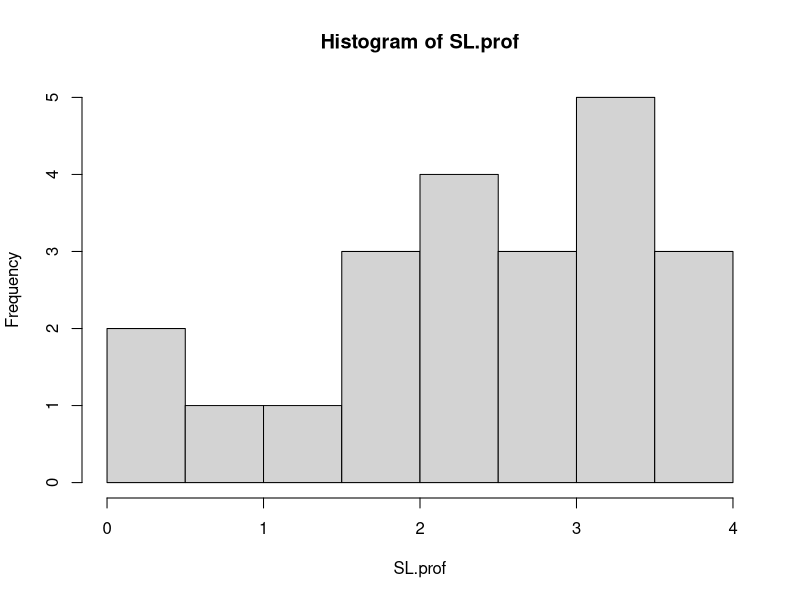
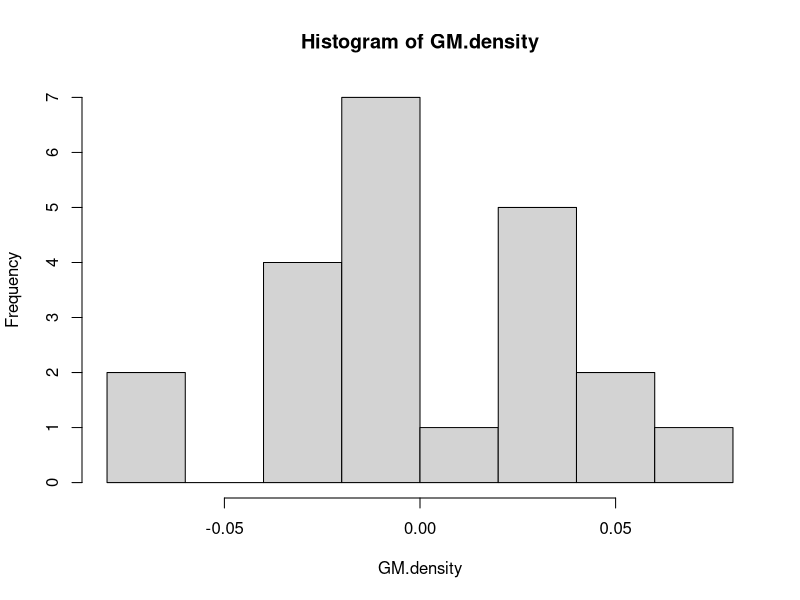

The R source for these figures, in order:
#Return to eebbiometry@gmail.com by 11:15am, Monday October 16.
#   on the subject line put    YOURLASTNAME_EXERCISE

#Name: Matthew Tuttle

# Does learning a second language change brain structure? Machelli et al. (2004) tested 22 native Italian speakers who had learned English as a second language. Proficiencies in reading, writing, and speech were assessed by a proficiency score. Gray matter density was measured in the left inferior parietal region of the brain using a neuroimaging technique, as mm^3 of gray matter per voxel. Read in the Brains.csv table:


#1. Calculate the correlation between second language proficiency and gray matter density.

brains <- read.csv(file = "Brains.csv", header = TRUE)

SL.prof <- brains$Second.language.proficiency
GM.density <- brains$Gray.matter.density

r <- cor(SL.prof, GM.density)


#2. Test the null hypothesis when theta = 0

null.test <- cor.test(SL.prof, GM.density, method = "pearson")
p.value <- null.test$p.value # Probability that true correlation is equal to zero


#3. What is the 83% confidence around your estimate of rho?

conf.test <- cor.test(SL.prof, GM.density, method = "pearson", conf.level = 0.83)
conf.interval <- conf.test$conf.int
lower <- conf.interval[1]
upper <- conf.interval[2]


#4. Build a general linear model of the data where proficency score predicts brain matter. Which factor is all of the error      confined to?

hist(SL.prof)
hist(GM.density)
library(fBasics)
normalTest(SL.prof, method = "da")
normalTest(GM.density, method = "da")

model <- lm(GM.density~SL.prof)

# All of the error is confined to the measurement of grey matter density since one of the assumptions of a linear model is that the explanatory variable (in this case second language proficiency) is measured without error.


#5. Theory predicts that the slope should be 0.04. Test this statistical hypothesis.

slope <- cov(GM.density,SL.prof)/var(SL.prof)
theta <- 0.04

df <- length(SL.prof) - 2
SS.error <- sum((GM.density-model$fitted.values)^2)
MS.error <- SS.error/df
std.error.b1 <- sqrt(MS.error/sum((SL.prof-mean(SL.prof))^2))

t.stat <- (slope-theta)/std.error.b1

slope.prob <- pt(abs(t.stat),df,lower.tail=FALSE)*2 # Probability that the slope of the model equals the theory predicted slope


#6. How much variation in gray matter density does your model explain?

explained.var <- summary(model)[[8]] # 67%
